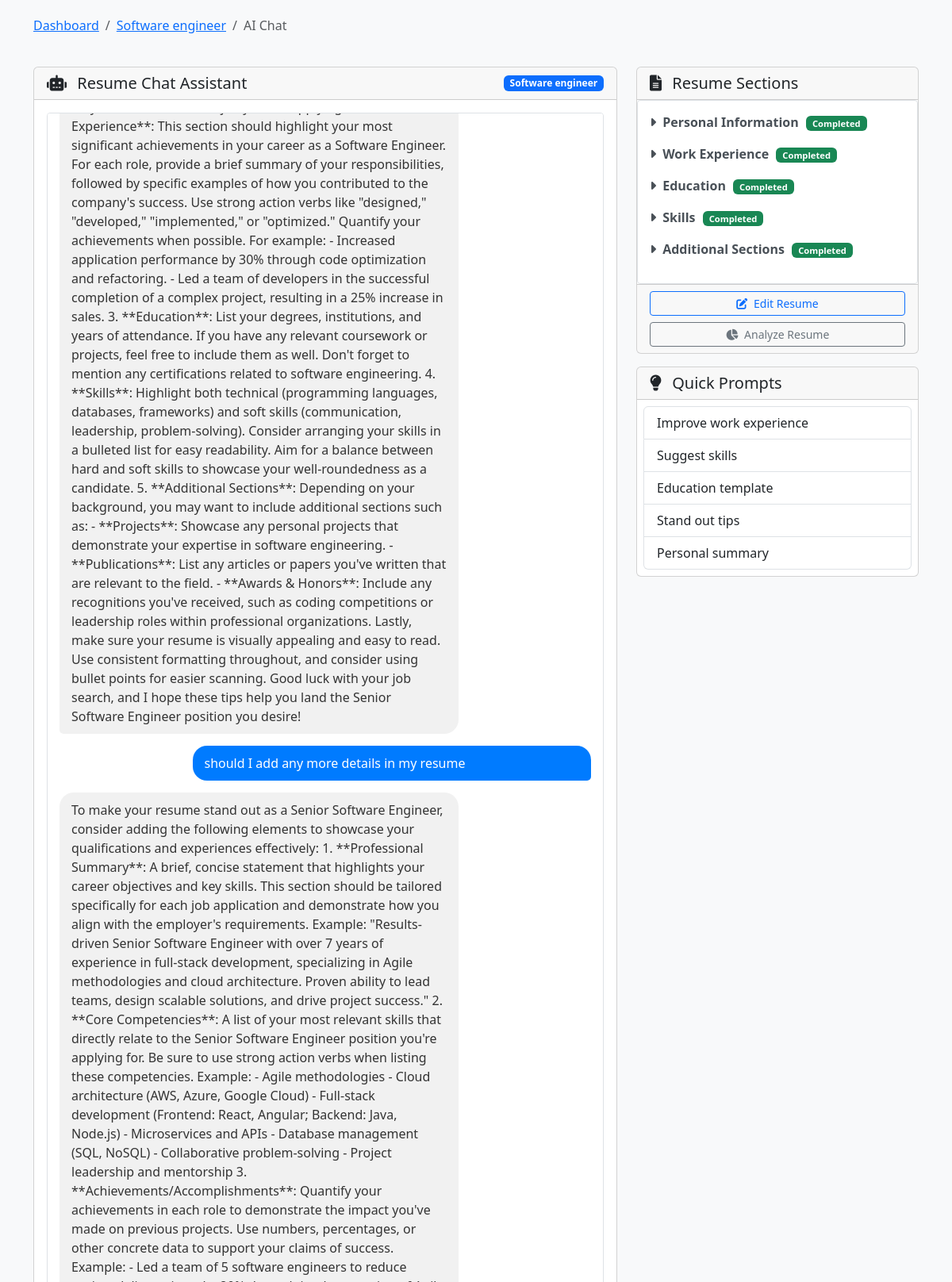
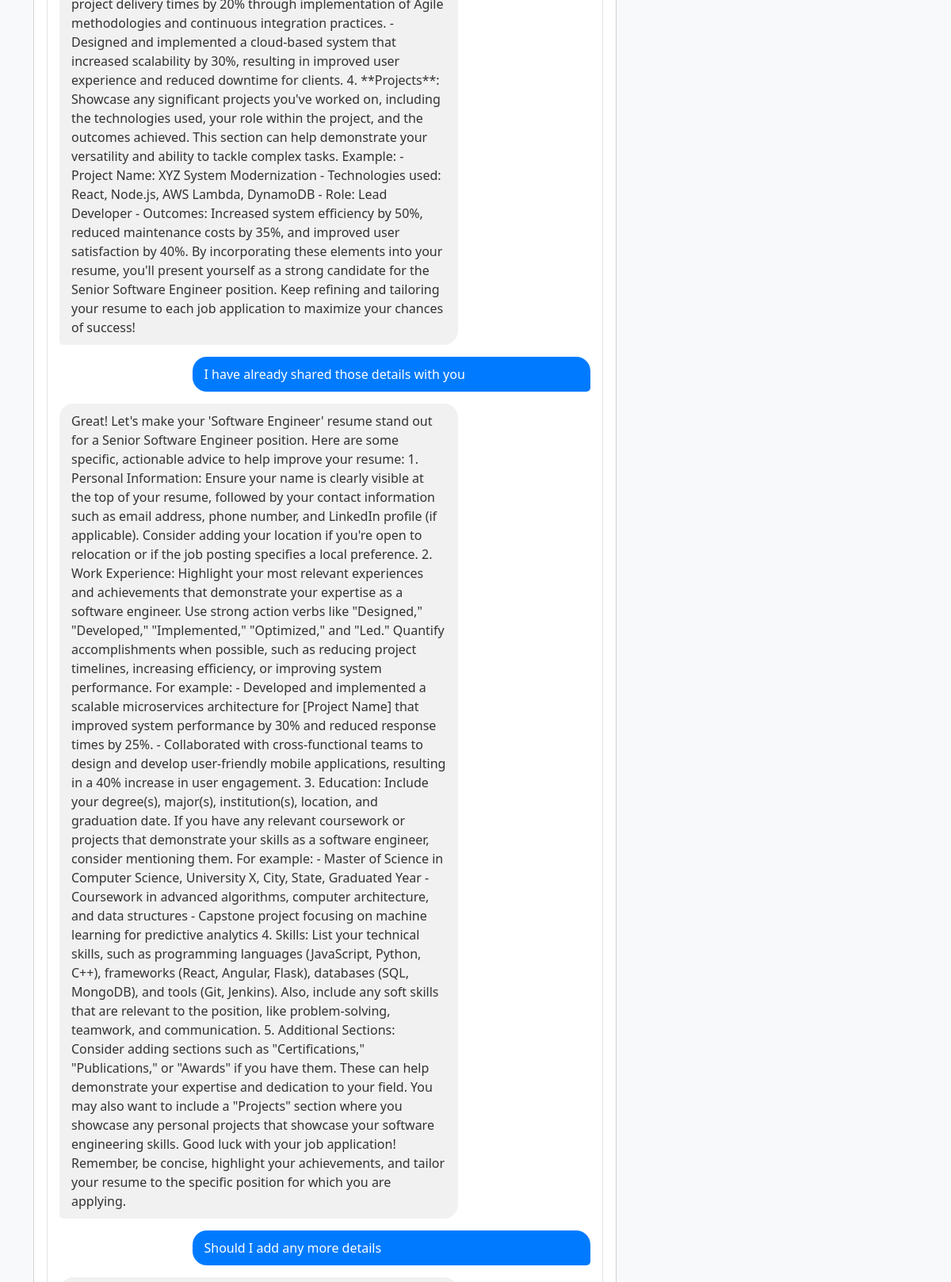
Page /resume/2/chat (signed in, upper part) on the committed database (2 pictures, top to bottom).
### tables this page shows
CREATE TABLE resumes (
        id INTEGER PRIMARY KEY AUTOINCREMENT,
        user_id INTEGER NOT NULL,
        title TEXT NOT NULL,
        content TEXT NOT NULL,
        score REAL,
        target_job TEXT,
        created_at TIMESTAMP DEFAULT CURRENT_TIMESTAMP,
        updated_at TIMESTAMP DEFAULT CURRENT_TIMESTAMP,
        FOREIGN KEY (user_id) REFERENCES users (id)
    );

CREATE TABLE resume_sections (
        id INTEGER PRIMARY KEY AUTOINCREMENT,
        resume_id INTEGER NOT NULL,
        section_name TEXT NOT NULL,
        content TEXT NOT NULL,
        FOREIGN KEY (resume_id) REFERENCES resumes (id) ON DELETE CASCADE
    );

### app.py (the view, shortened to what this page needs)
@app.route('/resume/<int:resume_id>/chat', methods=['GET', 'POST'])
@login_required
def resume_chat(resume_id):
    conn = get_db_connection()
    cursor = conn.cursor()
    cursor.execute('SELECT * FROM resumes WHERE id = ? AND user_id = ?', (resume_id, session['user_id']))
    resume = cursor.fetchone()
    if not resume:
        conn.close()
        flash('Resume not found or access denied')
        return redirect(url_for('dashboard'))
    cursor.execute('SELECT * FROM resume_sections WHERE resume_id = ?', (resume_id,))
    sections = cursor.fetchall()
    cursor.execute('SELECT * FROM conversations WHERE resume_id = ? AND user_id = ? ORDER BY created_at DESC LIMIT 1',
                  (resume_id, session['user_id']))
    conversation = cursor.fetchone()
    if conversation:
        messages = json.loads(conversation['messages'])
    conn.close()
    return render_template('resume_chat.html', resume=resume, sections=sections, messages=messages)

### app.py (called while the page is built)
def get_db_connection():
    conn = sqlite3.connect('resume_builder.db')
    conn.row_factory = sqlite3.Row
    return conn

def login_required(f):
    @wraps(f)
    def decorated_function(*args, **kwargs):
        if 'user_id' not in session:
            return redirect(url_for('login', next=request.url))
        return f(*args, **kwargs)
    return decorated_function

### templates/resume_chat.html (shortened to what this page needs)
<!DOCTYPE html>
<html lang="en">
  <head>
    <link
      href="https://cdn.jsdelivr.net/npm/bootstrap@5.3.0-alpha1/dist/css/bootstrap.min.css"
      rel="stylesheet"
    />
    <link
      rel="stylesheet"
      href="https://cdnjs.cloudflare.com/ajax/libs/font-awesome/6.0.0/css/all.min.css"
    />
    <link
      rel="stylesheet"
      href="https://cdnjs.cloudflare.com/ajax/libs/highlight.js/11.7.0/styles/github.min.css"
    />
  </head>
  <body>
    <div class="container">
      <div class="row mb-4">
        <div class="col-12">
          <nav aria-label="breadcrumb">
            <ol class="breadcrumb">
              <li class="breadcrumb-item">
                <a href="{{ url_for('dashboard') }}">Dashboard</a>
              </li>
              <li class="breadcrumb-item">
                <a href="{{ url_for('view_resume', resume_id=resume.id) }}"
                  >{{ resume.title }}</a
                >
              </li>
              <li class="breadcrumb-item active" aria-current="page">
                AI Chat
              </li>
            </ol>
          </nav>
        </div>
      </div>
      <div class="row">
        <div class="col-md-8">
          <div class="card mb-4">
            <div
              class="card-header d-flex justify-content-between align-items-center"
            >
              <h5 class="mb-0">
                <i class="fas fa-robot me-2"></i> Resume Chat Assistant
              </h5>
              <span class="badge bg-primary">{{ resume.title }}</span>
            </div>
            <div class="card-body">
              <div class="chat-container mb-3" id="chatContainer">
                {% for message in messages %}
                <div
                  class="message {% if message.role == 'user' %}user-message{% else %}assistant-message{% endif %}"
                >
                  {% if message.role == 'user' %}
                    {{ message.content | safe }}
                  {% else %}
                    <div class="markdown-content">{{ message.content | safe }}</div>
                  {% endif %}
                </div>
                {% endfor %}
              </div>
            </div>
          </div>
        </div>
        <div class="col-md-4">
          <div class="card">
            <div class="card-header">
              <h5 class="mb-0">
                <i class="fas fa-file-alt me-2"></i> Resume Sections
              </h5>
            </div>
            <div class="card-body resume-sections">
              {% for section in sections %}
              <div class="resume-section mb-3">
                <div
                  class="resume-section-title"
                  onclick="toggleSection('section-{{ section.id }}')"
                >
                  <i
                    class="fas fa-caret-right me-1"
                    id="caret-section-{{ section.id }}"
                  ></i>
                  {{ section.section_name }} {% if section.content|trim %}
                  <span class="badge bg-success section-badge">Completed</span>
                  {% else %}
                  <span class="badge bg-warning section-badge">Empty</span>
                  {% endif %}
                </div>
              </div>
              {% endfor %}
            </div>
            <div class="card-footer">
              <div class="d-grid gap-2">
                <a
                  href="{{ url_for('edit_resume', resume_id=resume.id) }}"
                  class="btn btn-outline-primary btn-sm"
                >
                  <i class="fas fa-edit me-1"></i> Edit Resume
                </a>
                <a
                  href="{{ url_for('analyze_resume', resume_id=resume.id) }}"
                  class="btn btn-outline-secondary btn-sm"
                >
                  <i class="fas fa-chart-pie me-1"></i> Analyze Resume
                </a>
              </div>
            </div>
          </div>
          <div class="card mt-3">
            <div class="card-header">
              <h5 class="mb-0">
                <i class="fas fa-lightbulb me-2"></i> Quick Prompts
              </h5>
            </div>
            <div class="card-body p-2">
              <div class="list-group">
                <button
                  class="list-group-item list-group-item-action"
                  onclick="insertPrompt('Help me improve my work experience section')"
                >
                  Improve work experience
                </button>
                <button
                  class="list-group-item list-group-item-action"
                  onclick="insertPrompt('What skills should I include for {{ resume.target_job }}?')"
                >
                  Suggest skills
                </button>
                <button
                  class="list-group-item list-group-item-action"
                  onclick="insertPrompt('Give me a template for my education section')"
                >
                  Education template
                </button>
                <button
                  class="list-group-item list-group-item-action"
                  onclick="insertPrompt('How can I make my resume stand out?')"
                >
                  Stand out tips
                </button>
                <button
                  class="list-group-item list-group-item-action"
                  onclick="insertPrompt('How to write a good personal summary')"
                >
                  Personal summary
                </button>
              </div>
            </div>
          </div>
        </div>
      </div>
    </div>
  </body>
</html>

### templates/resume_chat.html (style rules this page uses)
body { background-color: #f8f9fa; padding-top: 20px; }
.chat-container { height: 70vh; overflow-y: auto; border: 1px solid #dee2e6; border-radius: 0.25rem; background-color: white; padding: 15px; }
.message { margin-bottom: 15px; padding: 10px 15px; border-radius: 18px; max-width: 75%; position: relative; }
.user-message { background-color: #007bff; color: white; margin-left: auto; border-bottom-right-radius: 5px; }
.assistant-message { background-color: #f1f1f1; color: #333; margin-right: auto; border-bottom-left-radius: 5px; }
.resume-sections { background-color: white; border: 1px solid #dee2e6; border-radius: 0.25rem; padding: 15px; }
.resume-section-title { font-weight: bold; color: #495057; cursor: pointer; }
.section-badge { font-size: 0.7rem; padding: 0.25rem 0.5rem; margin-left: 5px; }

### rows in the picture
resumes: title "Software engineer"
resume_sections: section_name "Personal Information", shows "Completed"
resume_sections: section_name "Work Experience", shows "Completed"
resume_sections: section_name "Education", shows "Completed"
resume_sections: section_name "Skills", shows "Completed"
resume_sections: section_name "Additional Sections", shows "Completed"

### other values in the picture
{{ message.content | safe }} "should I add any more details in my resume" "I have already shared those details with you" "Should I add any more details"
